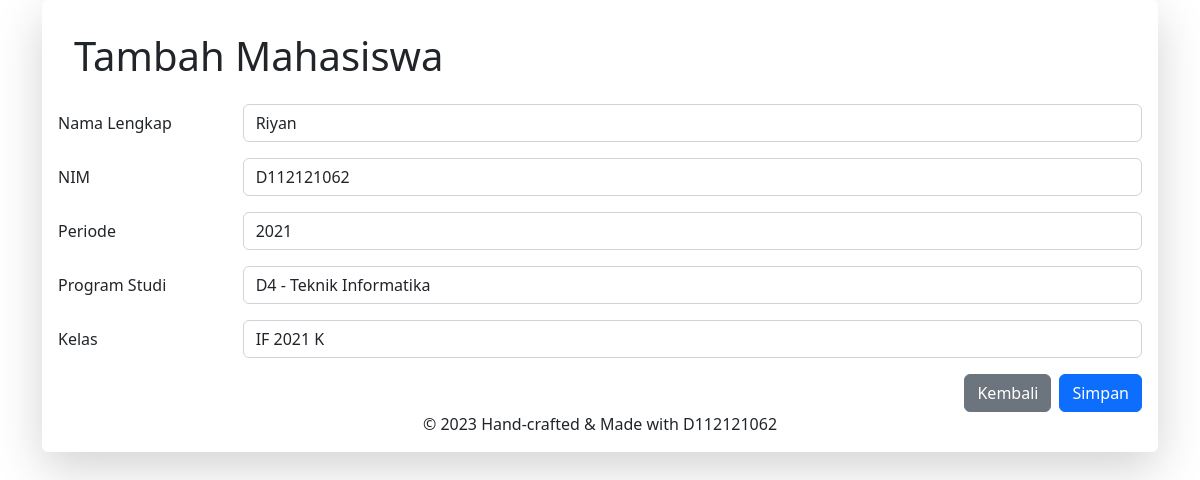
The page /UAS/update.php?id=1613 (signed in) on the database its author committed.
### tables this page shows
CREATE TABLE `mahasiswa` (
  `id` int(11) NOT NULL,
  `nama_lengkap` varchar(50) DEFAULT NULL,
  `nim` varchar(10) DEFAULT NULL,
  `program_studi` int(11) DEFAULT NULL,
  `periode` varchar(5) DEFAULT NULL,
  `foto` varchar(100) NOT NULL
);

CREATE TABLE `kelas_mahasiswa` (
  `id` int(11) DEFAULT NULL,
  `kelas_id` int(11) DEFAULT NULL,
  `mahasiswa_id` int(11) DEFAULT NULL
);

CREATE TABLE `kelas` (
  `id_kelas` int(11) DEFAULT NULL,
  `nama_kelas` varchar(50) DEFAULT NULL
);

### UAS/update.php (the view, shortened to what this page needs)
<?php
include "config.php";
$id_mhs = $_REQUEST['id'];
if (!isset($_REQUEST['submit'])) {
    if ($id_mhs) {
        $sql = "SELECT
                    a.nama_lengkap,
                    a.nim,
                    b.ps_id,
                    a.periode,
                    c.kelas_id
                FROM
                    mahasiswa a
                    INNER JOIN program_studi b ON a.program_studi = b.ps_id
                    INNER JOIN kelas_mahasiswa c ON a.id = c.mahasiswa_id
                WHERE a.id = '{$id_mhs}';";
        $query = mysqli_query($conn, $sql);
        $row = $query->num_rows;
        if ($row > 0) {
            $data_update = mysqli_fetch_array($query);
        } else {
            echo "<script>alert('NIM Mahasiswa tidak ditemukan!');</script>";
            echo "<meta http-equiv='refresh' content='0; url=index.php'>";
            exit;
        }
    } else {
        echo "<script>alert('NIM Mahasiswa kosong!');</script>";
        echo "<meta http-equiv='refresh' content='0; url=index.php'>";
        exit;
    }
}
?>
<!DOCTYPE html>
<html>
<head>
    <link rel="stylesheet" href="https://cdnjs.cloudflare.com/ajax/libs/twitter-bootstrap/5.2.0/css/bootstrap.min.css">
</head>
<body>
    <div class="container">
        <div class="row">
            <div class="col-sm-12 col-md-12 col-lg-12">
                <div class="card login-content shadow-lg border-0">
                    <form action="" method="post">
                        <div class="card-body">
                            <h1 class="p-3 text-logo">
                                Tambah Mahasiswa
                            </h1>
                            <div class="mb-3 row">
                                <label for="nama_lengkap" class="col-sm-2 col-form-label">Nama Lengkap</label>
                                <div class="col-sm-10">
                                    <input type="text" class="form-control" id="nama_lengkap"
                                        value="<?= $data_update['nama_lengkap'] ?>" name="nama_lengkap">
                                </div>
                            </div>
                            <div class="mb-3 row">
                                <label for="nim" class="col-sm-2 col-form-label">NIM</label>
                                <div class="col-sm-10">
                                    <input type="text" class="form-control" id="nim" value="<?= $data_update['nim'] ?>"
                                        name="nim">
                                </div>
                            </div>
                            <div class="mb-3 row">
                                <label for="periode" class="col-sm-2 col-form-label">Periode</label>
                                <div class="col-sm-10">
                                    <select class="form-control" name="periode" id="periode">
                                        <?php
                                        $year = date('Y');
                                        for ($i = $year; $i > $year - 5; $i--) { ?>
                                            <option value="<?= $i; ?>" <?= ($data_update['periode'] == $i) ? 'selected' : ''; ?>><?= $i; ?></option>
                                        <?php } ?>
                                    </select>
                                </div>
                            </div>
                            <div class="mb-3 row">
                                <label for="periode" class="col-sm-2 col-form-label">Program Studi</label>
                                <div class="col-sm-10">
                                    <select class="form-control" name="id_prodi">
                                        <?php
                                        $sql = "SELECT * FROM program_studi";
                                        $query = mysqli_query($conn, $sql);
                                        while ($data = mysqli_fetch_array($query)) {
                                            ?>
                                            <option value="<?= $data['ps_id'] ?>" <?= ($data_update['ps_id'] == $data['ps_id']) ? 'selected' : ''; ?>><?= $data['program_studi'] ?> </option>
                                            <?php
                                        }
                                        ?>
                                    </select>
                                </div>
                            </div>
                            <div class="mb-3 row">
                                <label for="periode" class="col-sm-2 col-form-label">Kelas</label>
                                <div class="col-sm-10">
                                    <select class="form-control" name="id_kelas">
                                        <?php
                                        $sql = "SELECT * FROM kelas";
                                        $query = mysqli_query($conn, $sql);
                                        while ($data = mysqli_fetch_array($query)) {
                                            ?>
                                            <option value="<?= $data['id_kelas'] ?>"
                                                <?= ($data_update['kelas_id'] == $data['id_kelas']) ? 'selected' : ''; ?>><?= $data['nama_kelas'] ?> </option>
                                            <?php
                                        }
                                        ?>
                                    </select>
                                </div>
                            </div>
                            <input type="submit" name="submit" class="btn btn-primary float-end" value="Simpan">
                            <a href="index.php" class="btn btn-secondary float-end me-2">Kembali</a>
                        </div>
                    </form>
                    <div class="footer">
                        <p class="text-center">© 2023 Hand-crafted & Made with D112121062</p>
                    </div>
                </div>
            </div>
        </div>
    </div>
</body>
</html>

### rows shown on the page
mahasiswa: nama_lengkap "Riyan", nim "D112121062", periode "2021"
kelas_mahasiswa: id_kelas "IF 2021 K"

### other values the page prints
form field id_prodi "D4 - Teknik Informatika"
